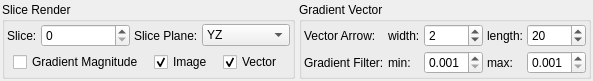
<?xml version="1.0" encoding="UTF-8"?>
<ui version="4.0">
 <class>SliceGradientRenderControl</class>
 <widget class="QWidget" name="SliceGradientRenderControl">
  <property name="geometry">
   <rect>
    <x>0</x>
    <y>0</y>
    <width>593</width>
    <height>66</height>
   </rect>
  </property>
  <property name="sizePolicy">
   <sizepolicy hsizetype="Preferred" vsizetype="Preferred">
    <horstretch>0</horstretch>
    <verstretch>0</verstretch>
   </sizepolicy>
  </property>
  <property name="windowTitle">
   <string>SliceGradientRenderControl</string>
  </property>
  <property name="styleSheet">
   <string notr="true"/>
  </property>
  <layout class="QHBoxLayout" name="horizontalLayout_2">
   <property name="spacing">
    <number>4</number>
   </property>
   <property name="leftMargin">
    <number>2</number>
   </property>
   <property name="topMargin">
    <number>2</number>
   </property>
   <property name="rightMargin">
    <number>2</number>
   </property>
   <property name="bottomMargin">
    <number>2</number>
   </property>
   <item>
    <widget class="QGroupBox" name="groupBox_2">
     <property name="sizePolicy">
      <sizepolicy hsizetype="Preferred" vsizetype="Preferred">
       <horstretch>0</horstretch>
       <verstretch>0</verstretch>
      </sizepolicy>
     </property>
     <property name="title">
      <string>Slice Render</string>
     </property>
     <layout class="QGridLayout" name="gridLayout_2">
      <property name="leftMargin">
       <number>2</number>
      </property>
      <property name="topMargin">
       <number>2</number>
      </property>
      <property name="rightMargin">
       <number>2</number>
      </property>
      <property name="bottomMargin">
       <number>2</number>
      </property>
      <property name="spacing">
       <number>4</number>
      </property>
      <item row="0" column="1">
       <widget class="QSpinBox" name="sbSlice"/>
      </item>
      <item row="0" column="0">
       <widget class="QLabel" name="label">
        <property name="sizePolicy">
         <sizepolicy hsizetype="Maximum" vsizetype="Preferred">
          <horstretch>0</horstretch>
          <verstretch>0</verstretch>
         </sizepolicy>
        </property>
        <property name="text">
         <string>Slice:</string>
        </property>
       </widget>
      </item>
      <item row="0" column="2">
       <widget class="QLabel" name="label_8">
        <property name="sizePolicy">
         <sizepolicy hsizetype="Maximum" vsizetype="Preferred">
          <horstretch>0</horstretch>
          <verstretch>0</verstretch>
         </sizepolicy>
        </property>
        <property name="text">
         <string>Slice Plane:</string>
        </property>
       </widget>
      </item>
      <item row="0" column="3">
       <widget class="QComboBox" name="cbDir">
        <item>
         <property name="text">
          <string>YZ</string>
         </property>
        </item>
        <item>
         <property name="text">
          <string>XZ</string>
         </property>
        </item>
        <item>
         <property name="text">
          <string>XY</string>
         </property>
        </item>
       </widget>
      </item>
      <item row="1" column="0" colspan="4">
       <widget class="QWidget" name="widget" native="true">
        <layout class="QHBoxLayout" name="horizontalLayout">
         <property name="spacing">
          <number>4</number>
         </property>
         <property name="leftMargin">
          <number>0</number>
         </property>
         <property name="topMargin">
          <number>0</number>
         </property>
         <property name="rightMargin">
          <number>0</number>
         </property>
         <property name="bottomMargin">
          <number>0</number>
         </property>
         <item>
          <widget class="QCheckBox" name="cbShowGM">
           <property name="sizePolicy">
            <sizepolicy hsizetype="Maximum" vsizetype="Fixed">
             <horstretch>0</horstretch>
             <verstretch>0</verstretch>
            </sizepolicy>
           </property>
           <property name="text">
            <string>Gradient Magnitude</string>
           </property>
          </widget>
         </item>
         <item>
          <widget class="QCheckBox" name="cbShowImage">
           <property name="sizePolicy">
            <sizepolicy hsizetype="Maximum" vsizetype="Fixed">
             <horstretch>0</horstretch>
             <verstretch>0</verstretch>
            </sizepolicy>
           </property>
           <property name="text">
            <string>Image</string>
           </property>
           <property name="checked">
            <bool>true</bool>
           </property>
          </widget>
         </item>
         <item>
          <widget class="QCheckBox" name="cbShowVector">
           <property name="sizePolicy">
            <sizepolicy hsizetype="Maximum" vsizetype="Fixed">
             <horstretch>0</horstretch>
             <verstretch>0</verstretch>
            </sizepolicy>
           </property>
           <property name="text">
            <string>Vector</string>
           </property>
           <property name="checked">
            <bool>true</bool>
           </property>
          </widget>
         </item>
        </layout>
       </widget>
      </item>
     </layout>
    </widget>
   </item>
   <item>
    <widget class="QGroupBox" name="groupBox">
     <property name="sizePolicy">
      <sizepolicy hsizetype="Preferred" vsizetype="Preferred">
       <horstretch>0</horstretch>
       <verstretch>0</verstretch>
      </sizepolicy>
     </property>
     <property name="title">
      <string>Gradient Vector</string>
     </property>
     <layout class="QGridLayout" name="gridLayout">
      <property name="leftMargin">
       <number>2</number>
      </property>
      <property name="topMargin">
       <number>2</number>
      </property>
      <property name="rightMargin">
       <number>2</number>
      </property>
      <property name="bottomMargin">
       <number>2</number>
      </property>
      <property name="spacing">
       <number>4</number>
      </property>
      <item row="1" column="1">
       <widget class="QLabel" name="label_2">
        <property name="sizePolicy">
         <sizepolicy hsizetype="Maximum" vsizetype="Preferred">
          <horstretch>0</horstretch>
          <verstretch>0</verstretch>
         </sizepolicy>
        </property>
        <property name="text">
         <string>width:</string>
        </property>
       </widget>
      </item>
      <item row="3" column="1">
       <widget class="QLabel" name="label_5">
        <property name="sizePolicy">
         <sizepolicy hsizetype="Maximum" vsizetype="Preferred">
          <horstretch>0</horstretch>
          <verstretch>0</verstretch>
         </sizepolicy>
        </property>
        <property name="text">
         <string>min:</string>
        </property>
       </widget>
      </item>
      <item row="3" column="4">
       <widget class="QDoubleSpinBox" name="sbGradFilter_max">
        <property name="decimals">
         <number>3</number>
        </property>
        <property name="minimum">
         <double>0.001000000000000</double>
        </property>
        <property name="maximum">
         <double>1.000000000000000</double>
        </property>
        <property name="singleStep">
         <double>0.100000000000000</double>
        </property>
       </widget>
      </item>
      <item row="3" column="3">
       <widget class="QLabel" name="label_6">
        <property name="sizePolicy">
         <sizepolicy hsizetype="Maximum" vsizetype="Preferred">
          <horstretch>0</horstretch>
          <verstretch>0</verstretch>
         </sizepolicy>
        </property>
        <property name="text">
         <string>max:</string>
        </property>
       </widget>
      </item>
      <item row="1" column="2">
       <widget class="QSpinBox" name="sbLineWidth">
        <property name="minimum">
         <number>1</number>
        </property>
        <property name="maximum">
         <number>5</number>
        </property>
        <property name="value">
         <number>2</number>
        </property>
       </widget>
      </item>
      <item row="3" column="2">
       <widget class="QDoubleSpinBox" name="sbGradFilter_min">
        <property name="decimals">
         <number>3</number>
        </property>
        <property name="minimum">
         <double>0.001000000000000</double>
        </property>
        <property name="maximum">
         <double>0.999000000000000</double>
        </property>
        <property name="singleStep">
         <double>0.100000000000000</double>
        </property>
       </widget>
      </item>
      <item row="1" column="3">
       <widget class="QLabel" name="label_3">
        <property name="sizePolicy">
         <sizepolicy hsizetype="Maximum" vsizetype="Preferred">
          <horstretch>0</horstretch>
          <verstretch>0</verstretch>
         </sizepolicy>
        </property>
        <property name="text">
         <string>length:</string>
        </property>
       </widget>
      </item>
      <item row="1" column="4">
       <widget class="QSpinBox" name="sbLineLength">
        <property name="minimum">
         <number>1</number>
        </property>
        <property name="value">
         <number>20</number>
        </property>
       </widget>
      </item>
      <item row="3" column="0">
       <widget class="QLabel" name="label_4">
        <property name="text">
         <string>Gradient Filter:</string>
        </property>
       </widget>
      </item>
      <item row="1" column="0">
       <widget class="QLabel" name="label_7">
        <property name="text">
         <string>Vector Arrow:</string>
        </property>
       </widget>
      </item>
     </layout>
    </widget>
   </item>
  </layout>
 </widget>
 <layoutdefault spacing="6" margin="11"/>
 <resources/>
 <connections/>
</ui>
